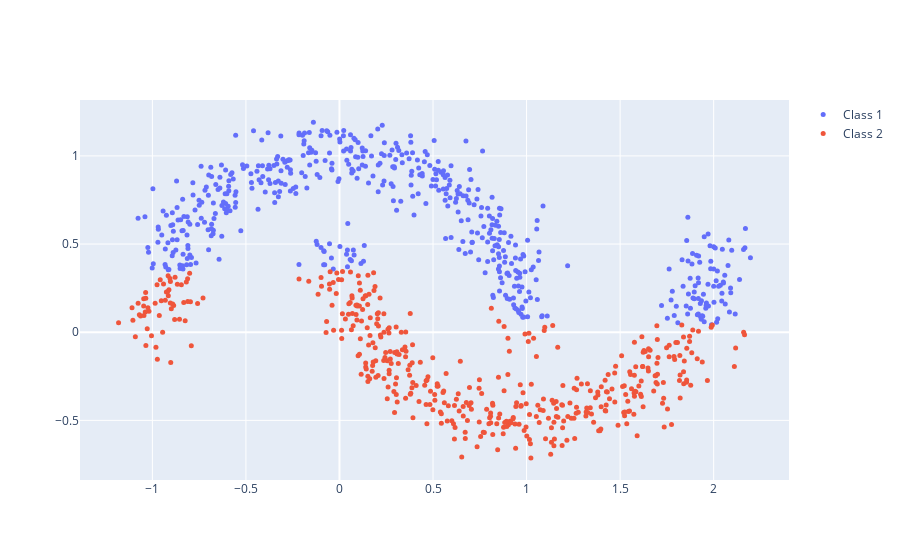

Source (notebook cell):
### Code cell
plot_2d(X_test, preds)

### Figure 1 — Plotly figure (JSON) as saved in the notebook; plotly's stock layout.template omitted (floating-point values rounded to 4 significant figures; data arrays with more than 128 entries replaced by an {"elided": "..."} marker saying what was removed)
{"data": [{"marker": {"size": 5}, "mode": "markers", "name": "Class 1", "type": "scatter", "x": {"elided": "526 float values"}, "y": {"elided": "526 float values"}}, {"marker": {"size": 5}, "mode": "markers", "name": "Class 2", "type": "scatter", "x": {"elided": "454 float values"}, "y": {"elided": "454 float values"}}], "layout": {}}
